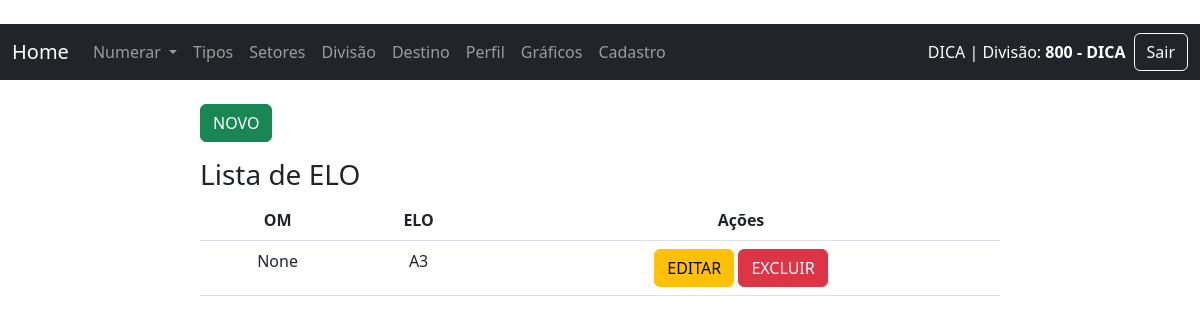
The page /lista_destino/ (signed in) on the database as committed earlier.
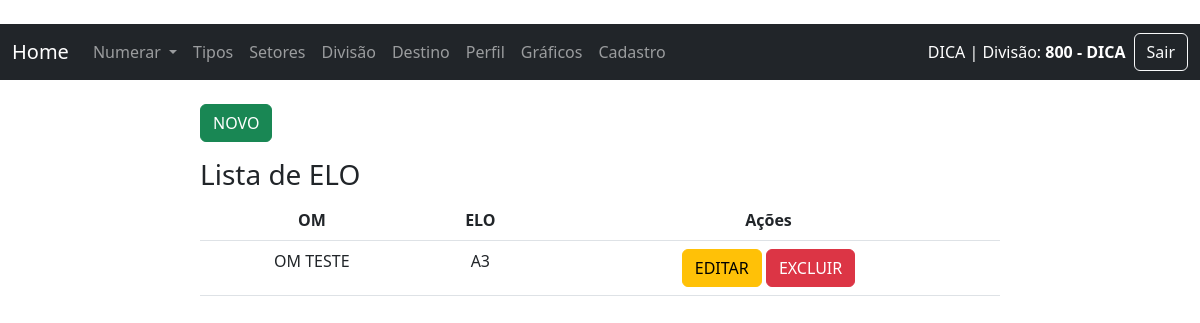
The same page on the database as committed later.
### sn/models.py (models this page shows, shortened)
class Setor(models.Model):
    fk_divisao = models.ForeignKey(Divisao, on_delete=models.PROTECT, related_name='setores', verbose_name="Divisão", null=True, blank=True)
    fk_user = models.ForeignKey(User, on_delete=models.PROTECT, verbose_name="Usuário/Setor", null=True, blank=True)
    setor = models.CharField(max_length=30, verbose_name="Setor")
    create_at = models.DateTimeField(auto_now_add=True)
    class Meta:
        verbose_name = 'Setor'
        verbose_name_plural = 'Setores'
        ordering = ['setor']

class Destino(models.Model):
    destino = models.CharField(max_length=30, verbose_name="Destino")
    fk_om = models.ForeignKey(Om, on_delete=models.PROTECT, verbose_name="OM", null=True, blank=True)
    create_at = models.DateTimeField(auto_now_add=True)
    class Meta:
        verbose_name = 'Destino'
        verbose_name_plural = 'Destinos'
        ordering = ['destino']

class Om(models.Model):
    om = models.CharField(max_length=100, verbose_name="OM")
    create_at = models.DateTimeField(auto_now_add=True)
    def __str__(self):
        return self.om
    class Meta:
        verbose_name = 'OM'
        verbose_name_plural = 'OMs'
        ordering = ['om']

### sn/views/views_destinos.py (the view)
# urls.py: path('lista_destino/', lista_destino, name="lista_destino"),
@login_required
def lista_destino(request):
    dataset = Destino.objects.all()
    context = {"dataset": dataset}
    context.update(gera_menu())  # Mescla o contexto existente com o menu
    return render(request, "sn/destino/lista_destino.html", context)

### sn/context_processors.py (called while the page is built)
def divisao_do_usuario(request):
    if request.user.is_authenticated:
        try:
            divisao = Divisao.objects.get(divisao=request.user.last_name)
            setor = Setor.objects.filter(fk_divisao=divisao).first()
            return {
                'divisao_nome': divisao.divisao,
                'setor_nome': setor.setor if setor else '---'
            }
        except Divisao.DoesNotExist:
            return {'divisao_nome': '---', 'setor_nome': '---'}
    return {}

### sn/views/views_home.py (called while the page is built)
def gera_menu():
    data_tipo = Tipo.objects.all()
    context = ({"data_tipo": data_tipo})  # Mescla o contexto existente com o novo contexto
    return context

### templates/sn/destino/lista_destino.html (shortened to what this page needs)
{% extends 'base.html' %}
{% block content %}
{% load permission_tags %}
    <div class="col-8 m-auto pt-4 pb-2">
        {% if user.is_staff %}
        <a href="{% url 'novo_destino' %}" class="btn btn-success">NOVO</a>
        {% endif %}
        <h3>Lista de ELO</h3>
        <table class="table">
            <thead class="thead-dark">
              <tr>
                <th style="text-align: center">OM</th>
                <th style="text-align: center">ELO</th>
                {% if user.is_staff %}
                <th style="text-align: center">Ações</th>
                {% endif %}
                </tr>
                </thead>
                <tbody>
    {% for data in dataset %}
    <tr>
        <td style="text-align: center">{{ data.fk_om }}</td>
        <td style="text-align: center">{{ data.destino }}</td>
        {% if user.is_staff %}
        <td style="text-align: center">
            <a href="/editar_destino/{{ data.id }}/" class="btn btn-warning">EDITAR</a>
            <a href="/delete_destino/{{ data.id }}/" class="btn btn-danger">EXCLUIR</a>
        </td>
        {% endif %}
    </tr>
    {% endfor %}
</tbody>
</table>
</div>
{% endblock %}

### templates/base.html (shortened to what this page needs)
{% load permission_tags %}
{% load static %}
{% load extras %}
<!DOCTYPE html>
<html lang="pt-br">
<head>
    <link rel="stylesheet" href="{% static '/css/bootstrap.min.css' %}">
    <link rel="stylesheet" href="{% static '/css/font-awesome.min.css' %}">
</head>
<body style="background-color:white;">
<br />
{% block menu %}
<nav class="navbar navbar-expand-lg navbar-dark bg-dark">
  <div class="container-fluid">
    <a class="navbar-brand" href="{% url 'home' %}">Home</a>
    <div class="collapse navbar-collapse" id="navbarSupportedContent">
      <ul class="navbar-nav me-auto mb-2 mb-lg-0">
        {% if user.is_authenticated %}
        <li class="nav-item dropdown">
          <a class="nav-link dropdown-toggle" href="#" id="navbarDropdown" role="button" data-bs-toggle="dropdown" aria-expanded="false">
            Numerar
          </a>
        </li>
        <li class="nav-item">
          <a class="nav-link" href="{% url 'lista_tipo' %}">Tipos</a>
        </li>
        <li class="nav-item">
          <a class="nav-link" href="{% url 'lista_setor' %}">Setores</a>
        </li>
        <li class="nav-item">
          <a class="nav-link" href="{% url 'lista_divisao' %}">Divisão</a>
        </li>
        <li class="nav-item">
          <a class="nav-link" href="{% url 'lista_destino' %}">Destino</a>
        </li>
        <li class="nav-item">
          <a class="nav-link" href="{% url 'perfil_usuario' %}">Perfil</a>
        </li>
        {% if request.user|has_role:"sin" %}
        <li class="nav-item">
          <a class="nav-link" href="#">Gráficos</a>
        </li>
        <li class="nav-item">
          <a class="nav-link" href="{% url 'cadastro' %}">Cadastro</a>
        </li>
        {% endif %}
        {% endif %}
      </ul>
      <form class="d-flex align-items-center gap-2">
  {% if user.is_authenticated %}
    <span class="text-white">
      {{ user.first_name }} {{ user.last_name }} | Divisão: <strong>{{ setor_nome }}</strong>
    </span>
    <a href="{% url 'logout' %}" class="btn btn-outline-light">Sair</a>
  {% else %}
    <a href="{% url 'login' %}" class="btn btn-outline-light">Login</a>
  {% endif %}
</form>
    </div>
  </div>
</nav>
  {% endblock %}
	{% block content %}{% endblock %}
</body>
</html>

Rows that differ between the two databases and show on the page:
changed Destino: fk_om "None" → "OM TESTE"
